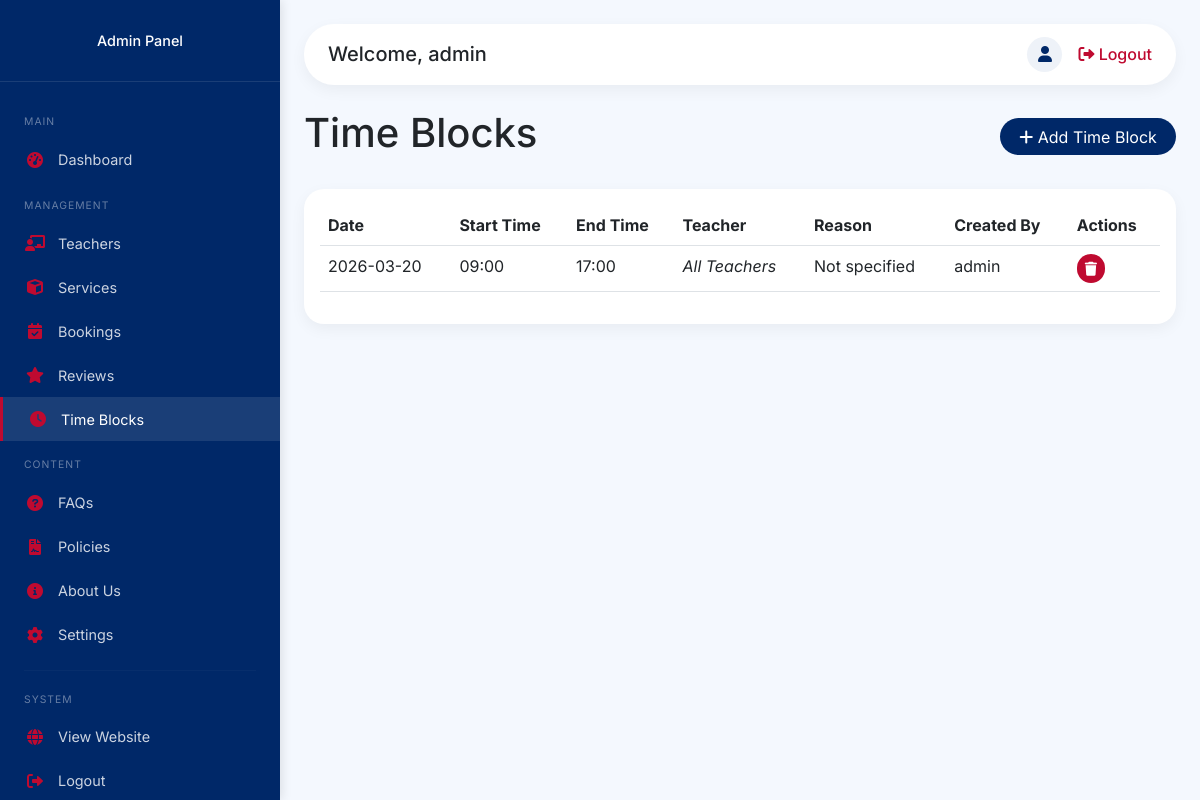
/admin/time-blocks (signed in), run on the app's committed database.
### backend/app.py (models this page shows)
class TimeBlock(db.Model):
    __tablename__ = 'time_blocks'
    id = db.Column(db.Integer, primary_key=True)
    teacher_id = db.Column(db.Integer, db.ForeignKey('teachers.id'), nullable=True)
    block_date = db.Column(db.Date, nullable=False)
    start_time = db.Column(db.String(5), nullable=False)
    end_time = db.Column(db.String(5), nullable=False)
    reason = db.Column(db.String(200))
    created_by = db.Column(db.String(100))
    created_at = db.Column(db.DateTime, default=datetime.utcnow)
    teacher = db.relationship('Teacher')

### backend/app.py (the view)
@app.route('/admin/time-blocks')
@admin_required
def admin_time_blocks():
    blocks = TimeBlock.query.order_by(TimeBlock.block_date.desc(), TimeBlock.start_time).all()
    teachers = Teacher.query.all()
    return render_template('admin/time_blocks.html', blocks=blocks, teachers=teachers)

### backend/app.py (called while the page is built)
def admin_required(f):
    @wraps(f)
    def decorated_function(*args, **kwargs):
        if not session.get('is_admin'):
            flash('Please login as admin to access this page.', 'danger')
            return redirect(url_for('admin_login'))
        return f(*args, **kwargs)
    return decorated_function

@app.context_processor
def inject_cart_count():
    cart_count = 0
    try:
        if 'user_id' in session:
            cart_count = CartItem.query.filter_by(user_id=session['user_id']).count()
        elif 'cart_id' in session:
            cart_count = CartItem.query.filter_by(session_id=session['cart_id']).count()
    except Exception as e:
        print(f"Error getting cart count: {e}")
        cart_count = 0
    return dict(cart_items_count=cart_count)

@app.context_processor
def inject_now():
    return {'now': datetime.now}

@app.context_processor
def inject_settings():
    settings_dict = {}
    try:
        settings = Setting.query.all()
        settings_dict = {s.key: s.value for s in settings}
        for key in ['nav_links', 'portfolio_links', 'footer_links']:
            if key in settings_dict and settings_dict[key]:
                try:
                    settings_dict[key] = json.loads(settings_dict[key])
                except:
                    settings_dict[key] = []
        settings_dict['stripe_publishable_key'] = app.config['STRIPE_PUBLIC_KEY']
    except Exception as e:
        print(f"Error loading settings: {e}")
        settings_dict = {'stripe_publishable_key': app.config['STRIPE_PUBLIC_KEY']}
    return dict(settings=settings_dict)

### frontend/templates/admin/time_blocks.html (shortened to what this page needs)
{% extends "admin/base_admin.html" %}
{% block content %}
<div class="d-flex justify-content-between align-items-center mb-4">
    <h1>Time Blocks</h1>
    <button type="button" class="btn btn-primary" data-bs-toggle="modal" data-bs-target="#addBlockModal">
        <i class="fas fa-plus"></i> Add Time Block
    </button>
</div>
<div class="card">
    <div class="card-body">
        {% if blocks %}
        <div class="table-responsive">
            <table class="table table-hover">
                <thead>
                    <tr>
                        <th>Date</th>
                        <th>Start Time</th>
                        <th>End Time</th>
                        <th>Teacher</th>
                        <th>Reason</th>
                        <th>Created By</th>
                        <th>Actions</th>
                    </tr>
                </thead>
                <tbody>
                    {% for block in blocks %}
                    <tr>
                        <td>{{ block.block_date.strftime('%Y-%m-%d') }}</td>
                        <td>{{ block.start_time }}</td>
                        <td>{{ block.end_time }}</td>
                        <td>
                            {% if block.teacher %}
                                {{ block.teacher.name }}
                            {% else %}
                                <em>All Teachers</em>
                            {% endif %}
                        </td>
                        <td>{{ block.reason or 'Not specified' }}</td>
                        <td>{{ block.created_by or 'System' }}</td>
                        <td>
                            <form method="POST" action="{{ url_for('admin_delete_time_block', block_id=block.id) }}" style="display: inline;" onsubmit="return confirm('Are you sure you want to delete this time block?');">
                                <button type="submit" class="btn btn-sm btn-danger">
                                    <i class="fas fa-trash"></i>
                                </button>
                            </form>
                        </td>
                    </tr>
                    {% endfor %}
                </tbody>
            </table>
        </div>
        {% else %}
        <div class="text-center py-5">
            <i class="fas fa-clock" style="font-size: 4rem; color: #ccc;"></i>
            <h4 class="mt-3">No Time Blocks Found</h4>
            <p class="text-muted">Click the "Add Time Block" button to create your first time block.</p>
        </div>
        {% endif %}
    </div>
</div>
{% endblock %}

### frontend/templates/admin/base_admin.html (shortened to what this page needs)
<!DOCTYPE html>
<html lang="en">
<head>
    <link href="https://cdn.jsdelivr.net/npm/bootstrap@5.3.0/dist/css/bootstrap.min.css" rel="stylesheet">
    <link rel="stylesheet" href="https://cdnjs.cloudflare.com/ajax/libs/font-awesome/6.0.0-beta3/css/all.min.css">
</head>
<body>
    <div class="sidebar">
        <div class="sidebar-logo">
            <h5>Admin Panel</h5>
        </div>
        <div class="sidebar-menu">
            <div class="sidebar-section">MAIN</div>
            <a href="{{ url_for('admin_dashboard') }}" class="{% if request.endpoint == 'admin_dashboard' %}active{% endif %}">
                <i class="fas fa-tachometer-alt"></i> Dashboard
            </a>
            <div class="sidebar-section">MANAGEMENT</div>
            <a href="{{ url_for('admin_teachers') }}" class="{% if request.endpoint in ['admin_teachers', 'admin_add_teacher', 'admin_edit_teacher'] %}active{% endif %}">
                <i class="fas fa-chalkboard-teacher"></i> Teachers
            </a>
            <a href="{{ url_for('admin_services') }}" class="{% if request.endpoint in ['admin_services', 'admin_add_service', 'admin_edit_service'] %}active{% endif %}">
                <i class="fas fa-cube"></i> Services
            </a>
            <a href="{{ url_for('admin_bookings') }}" class="{% if request.endpoint in ['admin_bookings', 'admin_booking_detail'] %}active{% endif %}">
                <i class="fas fa-calendar-check"></i> Bookings
            </a>
            <a href="{{ url_for('admin_reviews') }}" class="{% if request.endpoint == 'admin_reviews' %}active{% endif %}">
                <i class="fas fa-star"></i> Reviews
            </a>
            <a href="{{ url_for('admin_time_blocks') }}" class="{% if request.endpoint == 'admin_time_blocks' %}active{% endif %}">
                <i class="fas fa-clock"></i> Time Blocks
            </a>
            <div class="sidebar-section">CONTENT</div>
            <a href="{{ url_for('admin_faqs') }}" class="{% if request.endpoint in ['admin_faqs', 'admin_add_faq', 'admin_edit_faq'] %}active{% endif %}">
                <i class="fas fa-question-circle"></i> FAQs
            </a>
            <a href="{{ url_for('admin_policies') }}" class="{% if request.endpoint in ['admin_policies', 'admin_add_policy', 'admin_edit_policy'] %}active{% endif %}">
                <i class="fas fa-file-contract"></i> Policies
            </a>
            <a href="{{ url_for('admin_about_edit') }}" class="{% if request.endpoint == 'admin_about' %}active{% endif %}">
                <i class="fas fa-info-circle"></i> About Us
            </a>
            <a href="{{ url_for('admin_settings') }}" class="{% if request.endpoint == 'admin_settings' %}active{% endif %}">
                <i class="fas fa-cog"></i> Settings
            </a>
            <hr>
            <div class="sidebar-section">SYSTEM</div>
            <a href="{{ url_for('index') }}" target="_blank">
                <i class="fas fa-globe"></i> View Website
            </a>
            <a href="{{ url_for('admin_logout') }}">
                <i class="fas fa-sign-out-alt"></i> Logout
            </a>
        </div>
    </div>
    <div class="main-content">
        <div class="top-bar">
            <h5 class="mb-0">Welcome, {{ session.get('admin_username', 'Admin') }}</h5>
            <div class="user-info">
                <span class="avatar">
                    <i class="fas fa-user"></i>
                </span>
                <a href="{{ url_for('admin_logout') }}" class="logout-btn">
                    <i class="fas fa-sign-out-alt"></i> Logout
                </a>
            </div>
        </div>
        {% block content %}{% endblock %}
    </div>
</body>
</html>

### frontend/templates/admin/base_admin.html (style rules this page uses)
* { margin: 0; padding: 0; box-sizing: border-box; }
body { font-family: 'Inter', sans-serif; background: #f4f8fe; overflow-x: hidden; }
.sidebar { background: #002868; color: white; position: fixed; top: 0; left: 0; bottom: 0; width: 280px; z-index: 1000; overflow-y: auto; overflow-x: hidden; box-shadow: 2px 0 10px rgba(0,0,0,0.1); }
.sidebar-logo { padding: 1.5rem; text-align: center; border-bottom: 1px solid rgba(255,255,255,0.1); background: #002868; position: sticky; top: 0; z-index: 10; }
.sidebar-logo h5 { color: white; margin-top: 0.5rem; font-size: 0.9rem; }
.sidebar-menu { padding: 1rem 0 2rem 0; }
.sidebar-menu a { display: flex; align-items: center; padding: 0.7rem 1.5rem; color: rgba(255,255,255,0.8); text-decoration: none; transition: all 0.2s; font-size: 0.9rem; gap: 12px; }
.sidebar-menu a:hover, .sidebar-menu a.active { background: rgba(255,255,255,0.1); color: white; border-left: 3px solid #BF0A30; }
.sidebar-menu a i { width: 22px; text-align: center; color: #BF0A30; font-size: 1rem; }
.sidebar-menu hr { margin: 0.8rem 1.5rem; border-color: rgba(255,255,255,0.1); }
.sidebar-section { padding: 0.5rem 1.5rem; font-size: 0.65rem; text-transform: uppercase; letter-spacing: 1px; color: rgba(255,255,255,0.4); margin-top: 0.5rem; }
.main-content { margin-left: 280px; padding: 1.5rem; min-height: 100vh; }
.top-bar { background: white; border-radius: 30px; padding: 0.8rem 1.5rem; margin-bottom: 1.5rem; box-shadow: 0 5px 15px rgba(0,0,0,0.05); display: flex; justify-content: space-between; align-items: center; flex-wrap: wrap; }
.user-info { display: flex; align-items: center; gap: 1rem; }
.user-info .avatar { width: 35px; height: 35px; border-radius: 50%; background: #eef2f8; display: flex; align-items: center; justify-content: center; color: #002868; }
.logout-btn { color: #BF0A30; text-decoration: none; font-weight: 500; }
.card { border: none; border-radius: 20px; box-shadow: 0 5px 15px rgba(0,0,0,0.05); }
.btn-primary { background: #002868; border: none; border-radius: 50px; padding: 0.4rem 1.2rem; }
.btn-danger { background: #BF0A30; border: none; border-radius: 50px; }

### data on the page
TimeBlock: get "admin", block_date "2026-03-20", start_time "09:00", end_time "17:00", reason "Not specified", created_by "admin"
